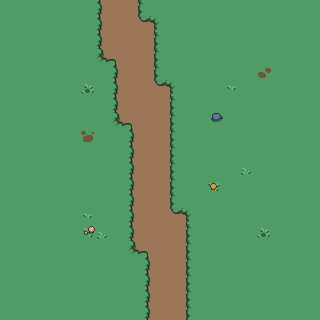

A level layout from a 2D game, rendered from its tile map. Below: a short description, then the map file with tile-grid data replaced by summaries:
An orthogonal 20x20 tile map with 16x16 px tiles, 2 tile layers (Tile Layer 1, Tile Layer 2), 6 tilesets and 85 objects.

<map version="1.10" tiledversion="1.10.2" orientation="orthogonal" renderorder="right-down" width="20" height="20" tilewidth="16" tileheight="16" infinite="0" nextlayerid="5" nextobjectid="95">
 <tileset firstgid="1" source="grass.tsx" />
 <tileset firstgid="2" source="objects_48x64.tsx" />
 <tileset firstgid="6" source="plains.tsx" />
 <tileset firstgid="78" source="fences.tsx" />
 <tileset firstgid="94" source="objects.tsx" />
 <tileset firstgid="302" source="decor_16x16.tsx" />
 <layer id="1" name="Tile Layer 1" width="20" height="20">
  <data>[400 cells, 400 non-empty, 8 distinct tile ids]</data>
 </layer>
 <layer id="4" name="Tile Layer 2" width="20" height="20">
  <data>[400 cells, 11 non-empty, 8 distinct tile ids]</data>
 </layer>
 <objectgroup id="2" name="Object Layer 1">
  <object id="1" gid="2" x="-16" y="48" width="48" height="64">
   <properties>
    <property name="object_type" value="tree01" />
   </properties>
  </object>
  <object id="3" gid="2" x="0" y="96" width="48" height="64">
   <properties>
    <property name="object_type" value="tree01" />
   </properties>
  </object>
  <object id="4" gid="2" x="48" y="48" width="48" height="64">
   <properties>
    <property name="object_type" value="tree01" />
   </properties>
  </object>
  <object id="5" gid="2" x="0" y="64" width="48" height="64">
   <properties>
    <property name="object_type" value="tree01" />
   </properties>
  </object>
  <object id="6" gid="2" x="-16" y="80" width="48" height="64">
   <properties>
    <property name="object_type" value="tree01" />
   </properties>
  </object>
  <object id="7" gid="2" x="16" y="80" width="48" height="64">
   <properties>
    <property name="object_type" value="tree01" />
   </properties>
  </object>
  <object id="8" gid="2" x="22.8256" y="37.8608" width="48" height="64">
   <properties>
    <property name="object_type" value="tree01" />
   </properties>
  </object>
  <object id="14" gid="2" x="0" y="128" width="48" height="64">
   <properties>
    <property name="object_type" value="tree01" />
   </properties>
  </object>
  <object id="15" gid="2" x="-16" y="112" width="48" height="64">
   <properties>
    <property name="object_type" value="tree01" />
   </properties>
  </object>
  <object id="16" gid="2" x="16" y="112" width="48" height="64">
   <properties>
    <property name="object_type" value="tree01" />
   </properties>
  </object>
  <object id="17" gid="2" x="0" y="160" width="48" height="64">
   <properties>
    <property name="object_type" value="tree01" />
   </properties>
  </object>
  <object id="18" gid="2" x="-16" y="144" width="48" height="64">
   <properties>
    <property name="object_type" value="tree01" />
   </properties>
  </object>
  <object id="19" gid="2" x="16" y="144" width="48" height="64">
   <properties>
    <property name="object_type" value="tree01" />
   </properties>
  </object>
  <object id="20" gid="2" x="0" y="192" width="48" height="64">
   <properties>
    <property name="object_type" value="tree01" />
   </properties>
  </object>
  <object id="21" gid="2" x="-16" y="176" width="48" height="64">
   <properties>
    <property name="object_type" value="tree01" />
   </properties>
  </object>
  <object id="22" gid="2" x="16" y="176" width="48" height="64">
   <properties>
    <property name="object_type" value="tree01" />
   </properties>
  </object>
  <object id="23" gid="2" x="0" y="224" width="48" height="64">
   <properties>
    <property name="object_type" value="tree01" />
   </properties>
  </object>
  <object id="24" gid="2" x="-16" y="208" width="48" height="64">
   <properties>
    <property name="object_type" value="tree01" />
   </properties>
  </object>
  <object id="25" gid="2" x="16" y="208" width="48" height="64">
   <properties>
    <property name="object_type" value="tree01" />
   </properties>
  </object>
  <object id="26" gid="2" x="0" y="256" width="48" height="64">
   <properties>
    <property name="object_type" value="tree01" />
   </properties>
  </object>
  <object id="27" gid="2" x="-16" y="240" width="48" height="64">
   <properties>
    <property name="object_type" value="tree01" />
   </properties>
  </object>
  <object id="28" gid="2" x="16" y="240" width="48" height="64">
   <properties>
    <property name="object_type" value="tree01" />
   </properties>
  </object>
  <object id="29" gid="2" x="0" y="288" width="48" height="64">
   <properties>
    <property name="object_type" value="tree01" />
   </properties>
  </object>
  <object id="30" gid="2" x="-16" y="272" width="48" height="64">
   <properties>
    <property name="object_type" value="tree01" />
   </properties>
  </object>
  <object id="31" gid="2" x="16" y="272" width="48" height="64">
   <properties>
    <property name="object_type" value="tree01" />
   </properties>
  </object>
  <object id="32" gid="2" x="0" y="320" width="48" height="64">
   <properties>
    <property name="object_type" value="tree01" />
   </properties>
  </object>
  <object id="33" gid="2" x="-16" y="304" width="48" height="64">
   <properties>
    <property name="object_type" value="tree01" />
   </properties>
  </object>
  <object id="34" gid="2" x="16" y="304" width="48" height="64">
   <properties>
    <property name="object_type" value="tree01" />
   </properties>
  </object>
  <object id="35" gid="2" x="0" y="352" width="48" height="64">
   <properties>
    <property name="object_type" value="tree01" />
   </properties>
  </object>
  <object id="36" gid="2" x="-16" y="336" width="48" height="64">
   <properties>
    <property name="object_type" value="tree01" />
   </properties>
  </object>
  <object id="37" gid="2" x="16" y="336" width="48" height="64">
   <properties>
    <property name="object_type" value="tree01" />
   </properties>
  </object>
  <object id="38" gid="2" x="64" y="352" width="48" height="64">
   <properties>
    <property name="object_type" value="tree01" />
   </properties>
  </object>
  <object id="39" gid="2" x="48" y="336" width="48" height="64">
   <properties>
    <property name="object_type" value="tree01" />
   </properties>
  </object>
  <object id="40" gid="2" x="80" y="336" width="48" height="64">
   <properties>
    <property name="object_type" value="tree01" />
   </properties>
  </object>
  <object id="41" gid="2" x="32" y="352" width="48" height="64">
   <properties>
    <property name="object_type" value="tree01" />
   </properties>
  </object>
  <object id="42" gid="2" x="208" y="352" width="48" height="64">
   <properties>
    <property name="object_type" value="tree01" />
   </properties>
  </object>
  <object id="43" gid="2" x="192" y="336" width="48" height="64">
   <properties>
    <property name="object_type" value="tree01" />
   </properties>
  </object>
  <object id="44" gid="2" x="224" y="336" width="48" height="64">
   <properties>
    <property name="object_type" value="tree01" />
   </properties>
  </object>
  <object id="45" gid="2" x="272" y="352" width="48" height="64">
   <properties>
    <property name="object_type" value="tree01" />
   </properties>
  </object>
  <object id="46" gid="2" x="256" y="336" width="48" height="64">
   <properties>
    <property name="object_type" value="tree01" />
   </properties>
  </object>
  <object id="47" gid="2" x="288" y="336" width="48" height="64">
   <properties>
    <property name="object_type" value="tree01" />
   </properties>
  </object>
  <object id="48" gid="2" x="240" y="352" width="48" height="64">
   <properties>
    <property name="object_type" value="tree01" />
   </properties>
  </object>
  <object id="49" gid="2" x="288" y="80" width="48" height="64">
   <properties>
    <property name="object_type" value="tree01" />
   </properties>
  </object>
  </objectgroup>
 <objectgroup id="3" name="Loading Zones">
  <!-- 1 objects omitted --></objectgroup>
</map>
<!-- 42 of 85 objects omitted -->
